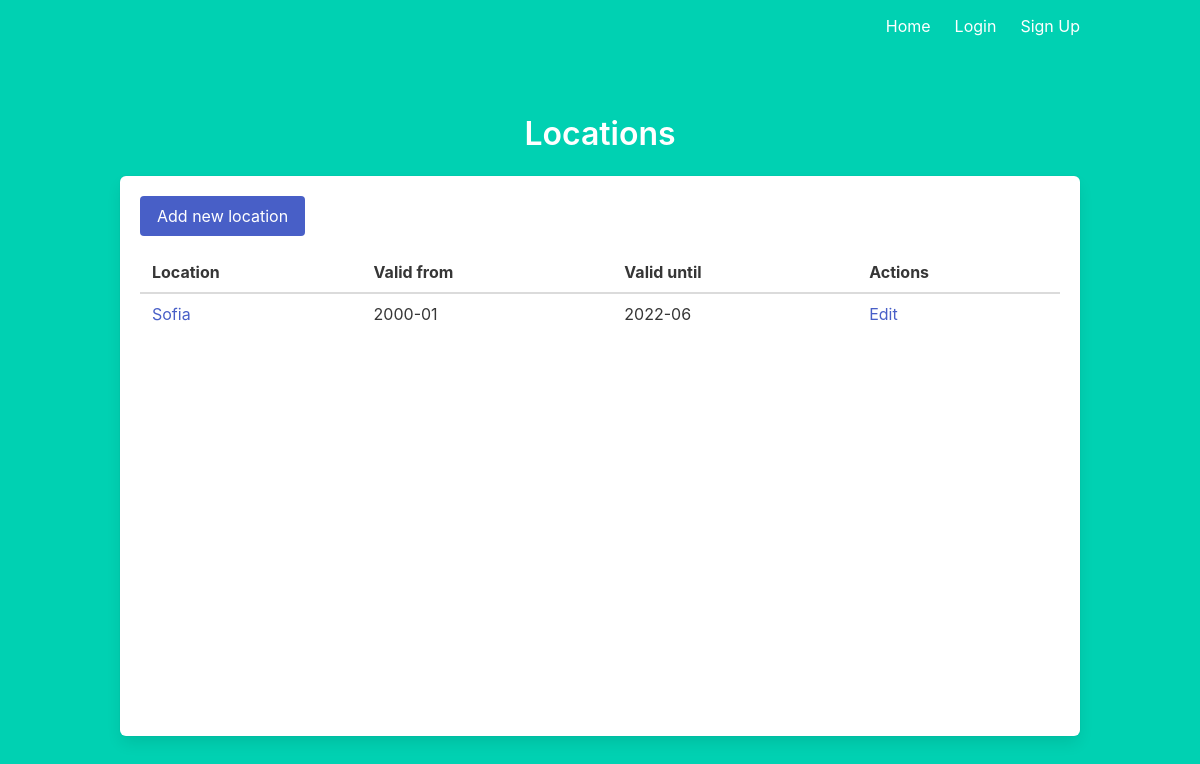
The page /locations on the database as committed earlier.
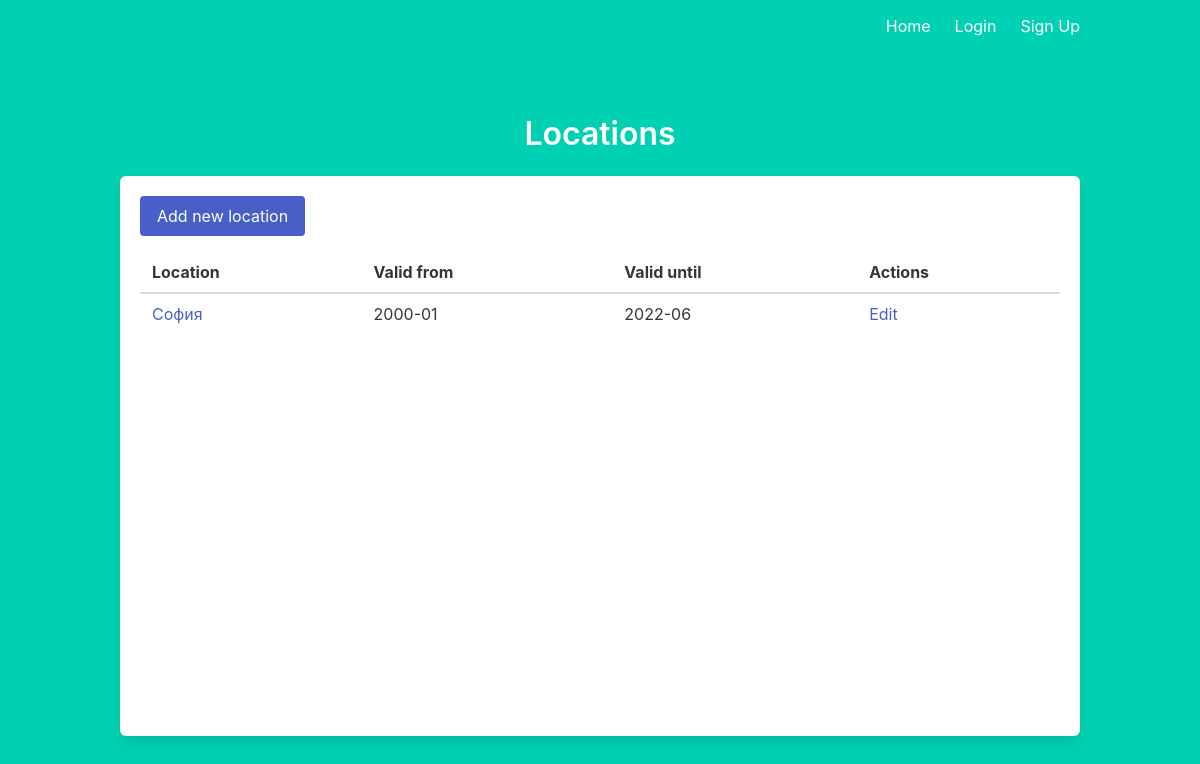
The same page on the database as committed later.
### models.py (models this page shows)
class Location(db.Model):
    id = db.Column(db.Integer, primary_key=True)
    name = db.Column(db.String(100))
    valid_from = db.Column(db.String(7))
    valid_until = db.Column(db.String(7))
    measurements = db.relationship("MonthlyMeasurements")

### main.py (the view)
@main.route('/locations')
def locations():
    locations = Location.query.all()
    return render_template('locations.html', current_user=current_user, locations=locations)

### templates/locations.html (shortened to what this page needs)
{% extends "base.html" %}
{% block content %}
<h1 class="title has-text-centered">
  Locations
</h1>
<div class="box" style="min-height: 70vh">
  <a class="button is-link" href="/locations/new">Add new location</a>
  <table class="mt-4 table is-striped is-fullwidth is-hoverable">
    <thead>
      <th>
        Location
      </th>
      <th>
        Valid from
      </th>
      <th>
        Valid until
      </th>
      <th>
        Actions
      </th>
    </thead>
    <tbody>
      {% for location in locations %}
        <tr>
          <td>
            <a class="has-text-link" href="/locations/{{ location.id }}">{{ location.name }}</a>
          </td>
          <td>
            {{ location.valid_from }}
          </td>
          <td>
            {{ location.valid_until }}
          </td>
          <td>
            <a class="has-text-link" href="/locations/{{ location.id }}/edit">Edit</a>
          </td>
        </tr>
      {% endfor %}
    </tbody>
  </table>
</div>
{% endblock %}

### templates/base.html (shortened to what this page needs)
<!DOCTYPE html>
<html>
<head>
    <link rel="stylesheet" href="https://cdnjs.cloudflare.com/ajax/libs/bulma/0.9.4/css/bulma.min.css" />
    <link rel="stylesheet" href="https://jsuites.net/v4/jsuites.css" type="text/css" />
    <link rel="stylesheet" href="https://cdn.datatables.net/1.12.1/css/jquery.dataTables.min.css" type="text/css" />
</head>
<body>
    <section class="hero is-primary is-fullheight">
        <div class="hero-head">
            <nav class="navbar">
                <div class="container">
                    <div id="navbarMenuHeroA" class="navbar-menu">
                        <div class="navbar-end">
                            <a href="{{ url_for('main.index') }}" class="navbar-item">
                                Home
                            </a>
                            {% if current_user.is_authenticated %}
                              <a href="{{ url_for('main.locations') }}" class="navbar-item">
                                  Locations
                              </a>
                              <a href="{{ url_for('main.profile') }}" class="navbar-item">
                                  Profile
                              </a>
                              <a href="{{ url_for('auth.logout') }}" class="navbar-item">
                                  Logout
                              </a>
                            {% else %}
                              <a href="{{ url_for('auth.login') }}" class="navbar-item">
                                  Login
                              </a>
                              <a href="{{ url_for('auth.signup') }}" class="navbar-item">
                                  Sign Up
                              </a>
                            {% endif %}
                        </div>
                    </div>
            </nav>
        </div>
        <div class="hero-body">
            <div class="container">
               {% block content %}
               {% endblock %}
            </div>
        </div>
    </section>
</body>
</html>

Rows that differ between the two databases and show on the page:
changed Location: name "Sofia" → "София"
